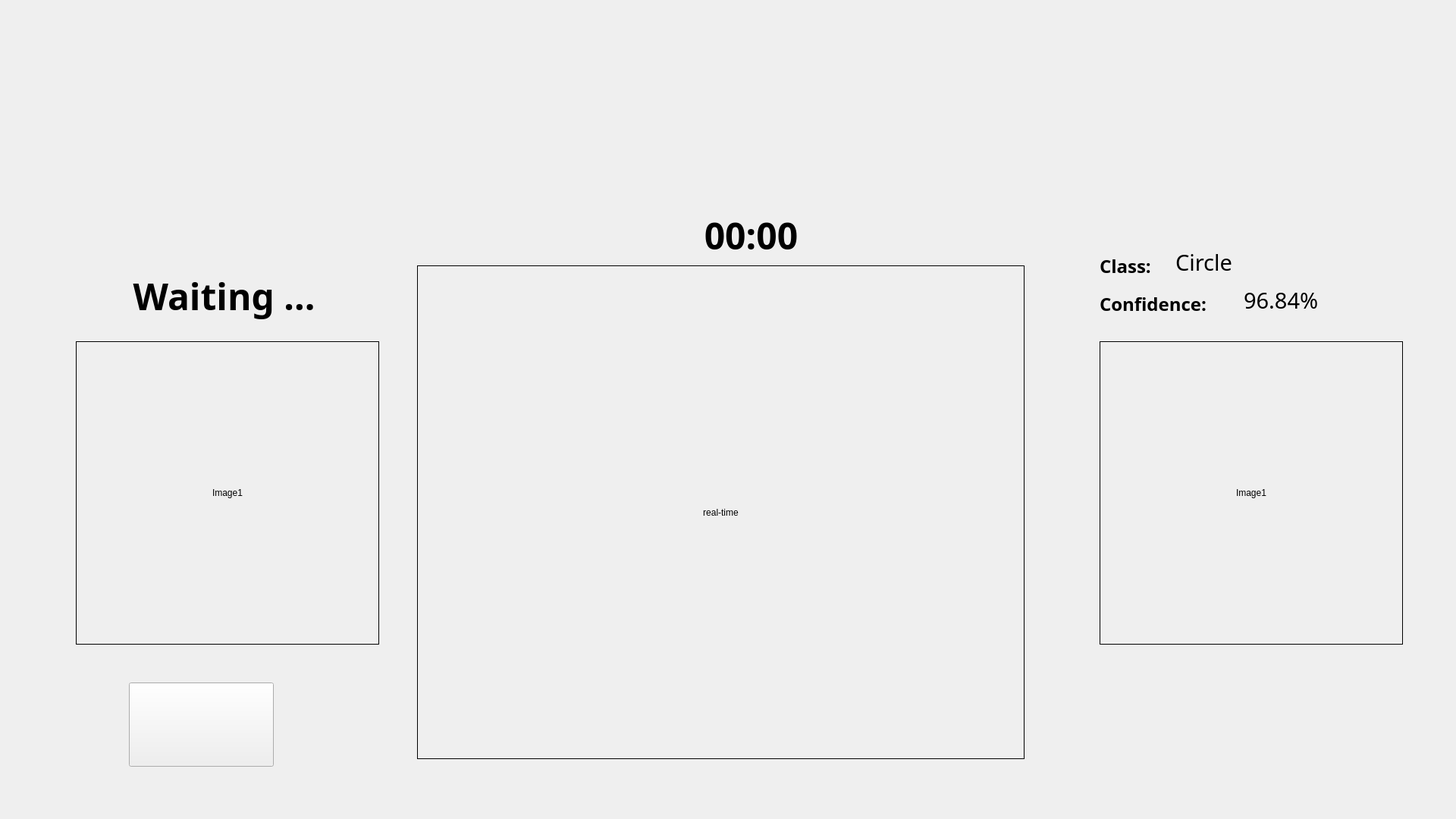
<?xml version="1.0" encoding="UTF-8"?>
<ui version="4.0">
 <class>MainFrame</class>
 <widget class="QWidget" name="MainFrame">
  <property name="geometry">
   <rect>
    <x>0</x>
    <y>0</y>
    <width>1920</width>
    <height>1080</height>
   </rect>
  </property>
  <property name="windowTitle">
   <string>Form</string>
  </property>
  <widget class="QLabel" name="image1_label">
   <property name="geometry">
    <rect>
     <x>100</x>
     <y>450</y>
     <width>400</width>
     <height>400</height>
    </rect>
   </property>
   <property name="styleSheet">
    <string notr="true">QLabel {
    border: 1px solid rgb(0, 0, 0);
}
</string>
   </property>
   <property name="text">
    <string>Image1</string>
   </property>
   <property name="alignment">
    <set>Qt::AlignCenter</set>
   </property>
  </widget>
  <widget class="QLabel" name="realtime_label">
   <property name="geometry">
    <rect>
     <x>550</x>
     <y>350</y>
     <width>801</width>
     <height>651</height>
    </rect>
   </property>
   <property name="styleSheet">
    <string notr="true">QLabel {
    border: 1px solid rgb(0, 0, 0);
}
</string>
   </property>
   <property name="text">
    <string>real-time</string>
   </property>
   <property name="alignment">
    <set>Qt::AlignCenter</set>
   </property>
  </widget>
  <widget class="QPushButton" name="start_button">
   <property name="geometry">
    <rect>
     <x>170</x>
     <y>900</y>
     <width>191</width>
     <height>111</height>
    </rect>
   </property>
   <property name="cursor">
    <cursorShape>PointingHandCursor</cursorShape>
   </property>
   <property name="styleSheet">
    <string notr="true">QPushButton {
    border-image: url(&quot;D:/grade 11/AI&amp;ML club/UI/button.png&quot;);
}</string>
   </property>
   <property name="text">
    <string/>
   </property>
  </widget>
  <widget class="QLabel" name="label1">
   <property name="geometry">
    <rect>
     <x>1450</x>
     <y>330</y>
     <width>131</width>
     <height>41</height>
    </rect>
   </property>
   <property name="font">
    <font>
     <family>Century Gothic</family>
     <pointsize>18</pointsize>
     <weight>75</weight>
     <bold>true</bold>
    </font>
   </property>
   <property name="text">
    <string>Class:</string>
   </property>
  </widget>
  <widget class="QLabel" name="label2">
   <property name="geometry">
    <rect>
     <x>1450</x>
     <y>380</y>
     <width>281</width>
     <height>41</height>
    </rect>
   </property>
   <property name="font">
    <font>
     <family>Century Gothic</family>
     <pointsize>18</pointsize>
     <weight>75</weight>
     <bold>true</bold>
    </font>
   </property>
   <property name="text">
    <string>Confidence:</string>
   </property>
  </widget>
  <widget class="QLabel" name="class_label">
   <property name="geometry">
    <rect>
     <x>1550</x>
     <y>330</y>
     <width>181</width>
     <height>31</height>
    </rect>
   </property>
   <property name="font">
    <font>
     <family>Century Gothic</family>
     <pointsize>22</pointsize>
    </font>
   </property>
   <property name="text">
    <string>Circle</string>
   </property>
  </widget>
  <widget class="QLabel" name="conf_label">
   <property name="geometry">
    <rect>
     <x>1640</x>
     <y>380</y>
     <width>231</width>
     <height>31</height>
    </rect>
   </property>
   <property name="font">
    <font>
     <family>Century Gothic</family>
     <pointsize>22</pointsize>
    </font>
   </property>
   <property name="text">
    <string>96.84%</string>
   </property>
  </widget>
  <widget class="QLabel" name="predicted1_label">
   <property name="geometry">
    <rect>
     <x>1450</x>
     <y>450</y>
     <width>400</width>
     <height>400</height>
    </rect>
   </property>
   <property name="styleSheet">
    <string notr="true">QLabel {
    border: 1px solid rgb(0, 0, 0);
}
</string>
   </property>
   <property name="text">
    <string>Image1</string>
   </property>
   <property name="alignment">
    <set>Qt::AlignCenter</set>
   </property>
  </widget>
  <widget class="QLabel" name="status_label">
   <property name="geometry">
    <rect>
     <x>140</x>
     <y>350</y>
     <width>311</width>
     <height>81</height>
    </rect>
   </property>
   <property name="font">
    <font>
     <family>Century Gothic</family>
     <pointsize>36</pointsize>
     <weight>75</weight>
     <bold>true</bold>
    </font>
   </property>
   <property name="text">
    <string>Waiting ...</string>
   </property>
   <property name="alignment">
    <set>Qt::AlignCenter</set>
   </property>
  </widget>
  <widget class="QLabel" name="time_label">
   <property name="geometry">
    <rect>
     <x>860</x>
     <y>280</y>
     <width>261</width>
     <height>61</height>
    </rect>
   </property>
   <property name="font">
    <font>
     <family>Century Gothic</family>
     <pointsize>36</pointsize>
     <weight>75</weight>
     <bold>true</bold>
    </font>
   </property>
   <property name="text">
    <string>00:00</string>
   </property>
   <property name="alignment">
    <set>Qt::AlignCenter</set>
   </property>
  </widget>
  <widget class="QLabel" name="label">
   <property name="geometry">
    <rect>
     <x>0</x>
     <y>0</y>
     <width>1920</width>
     <height>1080</height>
    </rect>
   </property>
   <property name="font">
    <font>
     <stylestrategy>PreferAntialias</stylestrategy>
    </font>
   </property>
   <property name="text">
    <string/>
   </property>
   <property name="pixmap">
    <pixmap>bg_squid.jpg</pixmap>
   </property>
  </widget>
  <zorder>label</zorder>
  <zorder>image1_label</zorder>
  <zorder>realtime_label</zorder>
  <zorder>start_button</zorder>
  <zorder>label1</zorder>
  <zorder>label2</zorder>
  <zorder>class_label</zorder>
  <zorder>conf_label</zorder>
  <zorder>predicted1_label</zorder>
  <zorder>status_label</zorder>
  <zorder>time_label</zorder>
 </widget>
 <resources/>
 <connections/>
</ui>
